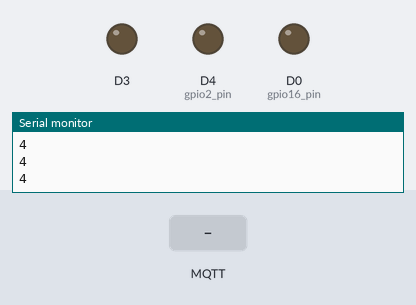
Simulated run of this sketch. Board: ESP8266 (NodeMCU). Shown: output pins drawn as LEDs (lit = HIGH), the last lines printed to the serial monitor. Inputs (shaded band) come from the test bench. WiFi joins after 1.5 s; servers stay silent unless stated; no MQTT or app messages arrive unless stated.

Above: at 4.7 s.
4.8 s: MQTT message "5" arrives on the first subscribed topic
At 6.6 s:
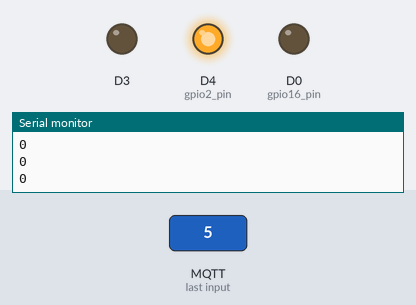
7.4 s: MQTT message "1" arrives on the first subscribed topic
At 7.9 s:
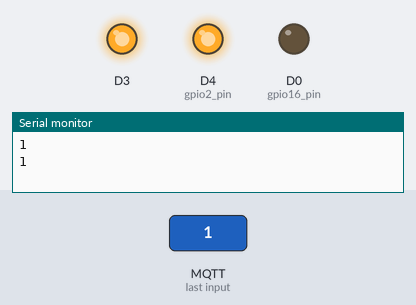
10.4 s: MQTT message "90" arrives on the first subscribed topic
At 10.9 s:
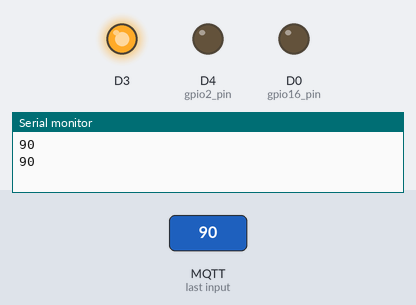
Timing chart, 0 to 13.4 s (numbered marks = the images above; inputs shaded):
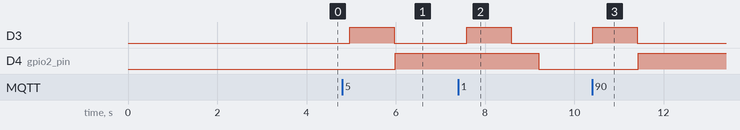

The sketch:

timer_mqtt.ino
```cpp
#include <ESP8266WiFi.h>
#include <PubSubClient.h>
void setup_wifi();
void callback(char* topic, byte* payload, unsigned int length);
void reconnect();
String num="";
const char* ssid = "le tu bhi le";
const char* password = "hotspotn";
const char* mqtt_username = "gaurav.oytechnology@gmail.com";
const char* mqtt_password = "06cf03f7";
int input=0;
const char* mqtt_server = "mqtt.dioty.co";
int gpio2_pin = 2;
int gpio16_pin =16;
WiFiClient espClient;
PubSubClient client(espClient);
/////////
unsigned long previousTime =0;
unsigned long timeCount =0;
unsigned long currentTime= millis();
unsigned long timer;
bool timerStart =false;
void setup() {
    pinMode(gpio2_pin, INPUT);
    delay(2000);
     pinMode(gpio2_pin, OUTPUT);
    pinMode(gpio16_pin, OUTPUT);
    Serial.begin(115200);
    setup_wifi();
    client.setServer(mqtt_server, 1883);

    reconnect();
}

void setup_wifi(){

  delay(10);
  // We start by connecting to a WiFi network
  Serial.println();
  Serial.print("Connecting to ");
  Serial.println(ssid);
  WiFi.begin(ssid, password);

  while (WiFi.status() != WL_CONNECTED) {
    delay(500);
    Serial.print(".");
  }

  Serial.println("");
  Serial.println("WiFi connected");
  Serial.println("IP address: ");
  Serial.println(WiFi.localIP());
}

void callback(char* topic, byte* payload, unsigned int length) {
  Serial.print("Message arrived [");
  Serial.print(topic);
  Serial.print("] ");
  for (int i = 0; i < length; i++) {
    Serial.print((char)payload[i]);
    num += (String((char)payload[i]));
  }
  Serial.println("num");
  Serial.println(num);
  int datanum=num.toInt();
  Serial.println(datanum);

  num="";
  input = datanum;

   if(datanum>0) {
    pinMode(gpio2_pin,INPUT);
    pinMode(D3,OUTPUT);
    digitalWrite(D3,HIGH);
    delay(1000);
    digitalWrite(D3,LOW);
    delay(20);
    pinMode(D3,INPUT);
    pinMode(gpio2_pin,OUTPUT);
     timerStart=true;
     digitalWrite(gpio2_pin, HIGH);

     Serial.print("start");
     if(timerStart==true)
  {
  unsigned long timer = ((millis()/1000) - previousTime);
  Serial.println(timer);
  delay(200);
  previousTime = millis()/1000;
  }
  }
    Serial.println();
  }

void reconnect() {
  // Loop until we're reconnected
  while (!client.connected()) {
    Serial.print("Attempting MQTT connection...");
    // Attempt to connect
    if (client.connect(("OYT1"),mqtt_username, mqtt_password)) {
      Serial.println("connected");
      // Once connected, publish an announcement...
      //client.publish("oxymora", "1");
      // ... and resubscribe
      client.subscribe("/gaurav.oytechnology@gmail.com/out");
      client.subscribe("/gaurav.oytechnology@gmail.com/out");
    } else {
      Serial.print("failed, rc=");
      Serial.print(client.state());
      Serial.println("try again in 5 seconds");
      // Wait 5 seconds before retrying
      delay(5000);
    }
  }
}

void loop() {

  if (!client.connected()) {
    reconnect();
  }

  client.loop();
  client.setCallback(callback);
  unsigned long timer = ((millis()/1000) -previousTime);

  Serial.println(timer);
  delay(200);
  //previousTime = millis()/1000;
  if(input==timer)
  {

    digitalWrite(gpio2_pin, LOW);
    Serial.println("off");
    delay(50);
    timerStart=false;
  }
  if(timerStart==false)
  {
    digitalWrite(gpio2_pin,LOW);
  }

  }
```

Measured:
- after the input at 4.8 s, D3: LOW → HIGH after 0.17 s, → LOW 1.0 s later; D4 (gpio2_pin): LOW → HIGH after 1.2 s
- after the input at 7.4 s, D3: LOW → HIGH after 0.19 s, → LOW 1.0 s later; D4 (gpio2_pin): HIGH → LOW after 1.8 s
- after the input at 10.4 s, D3: LOW → HIGH at once, → LOW 1.0 s later; D4 (gpio2_pin): LOW → HIGH after 1.0 s
